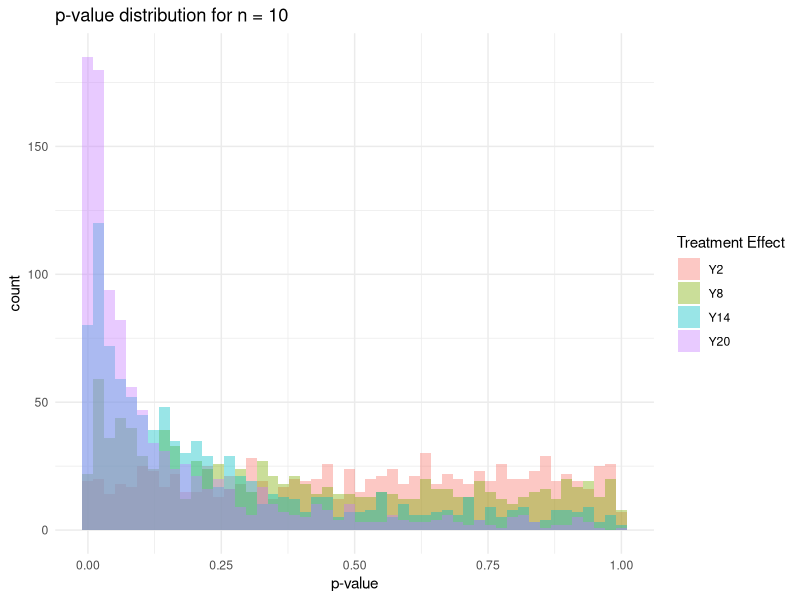

Source code (R): (Note: a time limit stopped this script after it produced the figure.)
## ---- chunk 1
library(data.table)
library(here)
library(ggplot2)
library(tidyr)

set.seed(10)

#Create dummy data under the following assumptions
    # control group has 80% of people taking elevator with a SD of 15%
    # treatment effect is a 2-20% reduction in people taking the elevator'

d <- data.table(
  id = 1:1100
) 
d[ , D := sample(c('treatment', 'control'), size=.N, replace=T)]
d[D == "control",   Y_control   := rnorm(n=.N, mean=80, sd=15)]

#set up four possible treatment effect sizes [2, 8, 14, 20]
d[D == "treatment", Y2_treatment := rnorm(n=.N, mean=78, sd=15)]
d[D == "treatment", Y8_treatment := rnorm(n=.N, mean=72, sd=15)]
d[D == "treatment", Y14_treatment := rnorm(n=.N, mean=66, sd=15)]
d[D == "treatment", Y20_treatment := rnorm(n=.N, mean=60, sd=15)]

d[, Y2 := ifelse(D == "control", Y_control, Y2_treatment)]
d[, Y8 := ifelse(D == "control", Y_control, Y8_treatment)]
d[, Y14 := ifelse(D == "control", Y_control, Y14_treatment)]
d[, Y20 := ifelse(D == "control", Y_control, Y20_treatment)]

## ---- chunk 2

#initialize random sample of 10 people
d10 <- d[, .SD[sample(.N, 5)], keyby = D]
#set up place to store p values
p_values <- c()
#list out hypothetical treatment sizes to run t test on
treatments_to_test <- c("Y2", "Y8", "Y14", "Y20")


for (treatment_effect in treatments_to_test) {
  t_test_ten_people <- t.test(d10[D == 'control', ..treatment_effect],
                              d10[D == 'treatment', ..treatment_effect])
  p_values <- c(p_values, t_test_ten_people$p.value)
}

p_values

## ---- chunk 3

#create a table to plot p-values per treatment effect
t_test_p_values <- data.table(
  id = 1:1000
) 

for (treatment_effect in treatments_to_test) {
  t_test_p_values_i <- c()
  for (i in 1:1000) {
    d10_i <- d[, .SD[sample(.N, 5)], keyby = D]
    
    t_test_ten_people_i <- t.test(d10_i[D == 'control', ..treatment_effect],
                                d10_i[D == 'treatment', ..treatment_effect])
    t_test_p_values_i <- c(t_test_p_values_i, t_test_ten_people_i$p.value)
  }
  t_test_p_values[, (treatment_effect) := t_test_p_values_i]
}
## ---- chunk 4

# Reshape the data from wide to long format
t_test_p_values_long <- melt(t_test_p_values, id.vars = "id", 
                             variable.name = "treatment_effect", 
                             value.name = "p_value")

# Plot the 4 series (columns) as histograms
ggplot(t_test_p_values_long, aes(x = p_value, fill = treatment_effect)) + 
  geom_histogram(bins = 50, alpha = 0.4, position = "identity") + 
  labs(
    title = 'p-value distribution for n = 10',
    x = 'p-value',
    fill = 'Treatment Effect'
  ) + 
  theme_minimal()

## ---- chunk 5

#create a data table to record t-test rejects across varying sample sizes
experiment_simulations <- data.table(
  sample_size = integer(),
  t_test_rejects = numeric(),
  treatment_effect = character()
)

#make a vector to iterate through different numbers of people in the sample
people_in_sample <- c(seq(10,1000, by = 100)) #sequence 10-100 increment by 100 

#three nested for loops this is embarrassing.

#loop over the different possible treatment effects
for (treatment_effect in treatments_to_test) {
  
  #loop over the possible number of people we could have in our sample
  for (i in 1:(length(people_in_sample))) {
    t_test_p_values_i <- rep(NA, 1000) 
    
    #simulate 100 randomized experiments with each setting for n (sample size)
    for (j in 1:1000) {
      d_i_j <- d[, .SD[sample(.N, people_in_sample[i]/2)], keyby = D]
      t_test_i_people_j <- t.test(d_i_j[D == 'control', ..treatment_effect],
                                  d_i_j[D == 'treatment', ..treatment_effect])
      t_test_p_values_i[j] <- t_test_i_people_j$p.value
    }
    t_test_rejects_i <- sum(t_test_p_values_i < 0.05) / length(t_test_p_values_i)
    new_row = data.table(sample_size = people_in_sample[i],
                         t_test_rejects = t_test_rejects_i, 
                         treatment_effect = treatment_effect)
    experiment_simulations <- rbind(experiment_simulations, new_row)
  }
}

## ---- chunk 6

ggplot(experiment_simulations) +
  aes(x = sample_size, y = t_test_rejects, color = treatment_effect) + 
  geom_line(linewidth = 1, alpha = 0.5) +  # Creates the line
  geom_point(size = 1) +  # Adds points at each sample size
  labs(
    title = "Proportion of T-Test Rejections by Sample Size",
    x = "Sample Size",
    y = "Proportion of Rejections (p < 0.05)"
    ) +
  theme_minimal()
